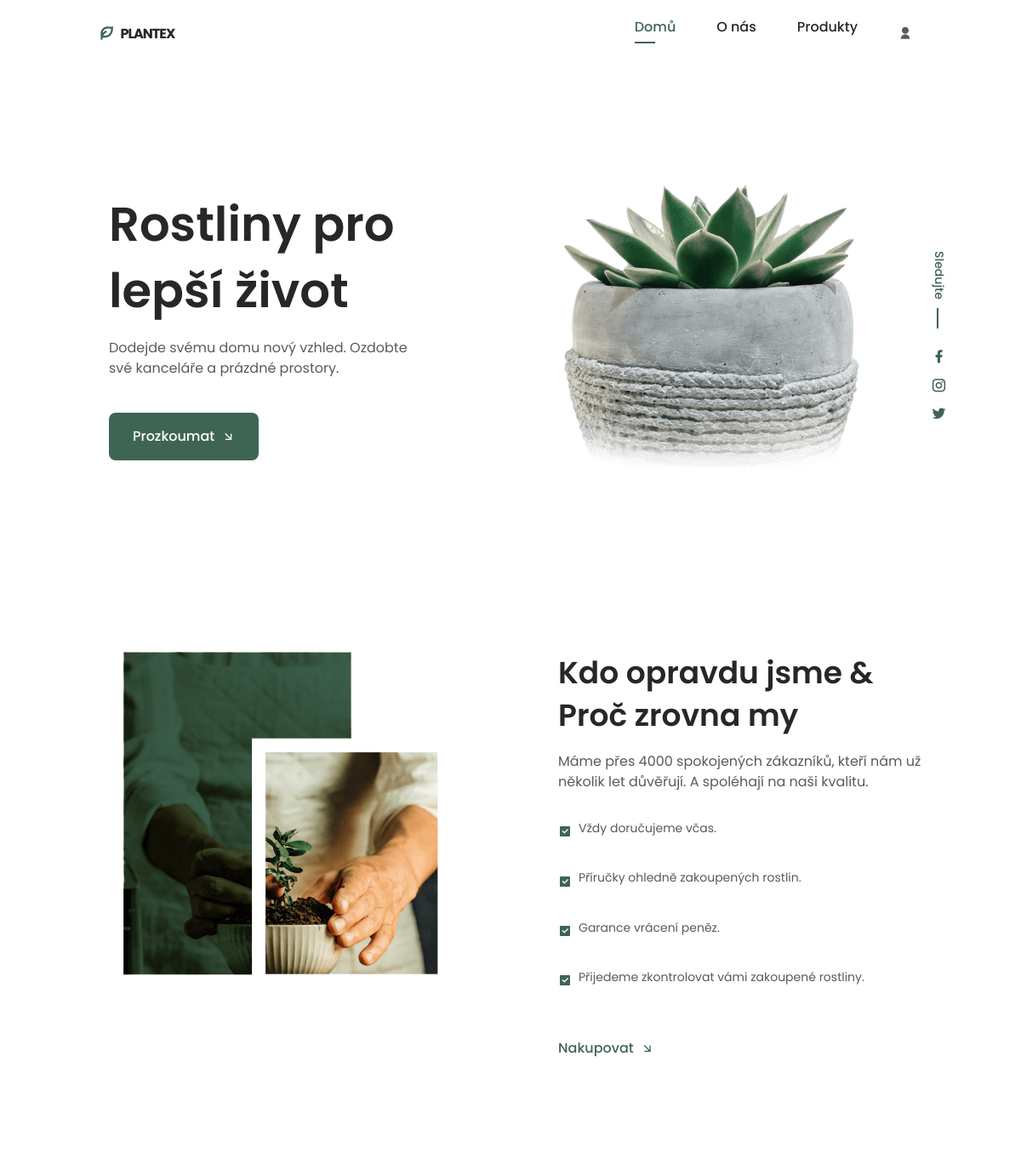
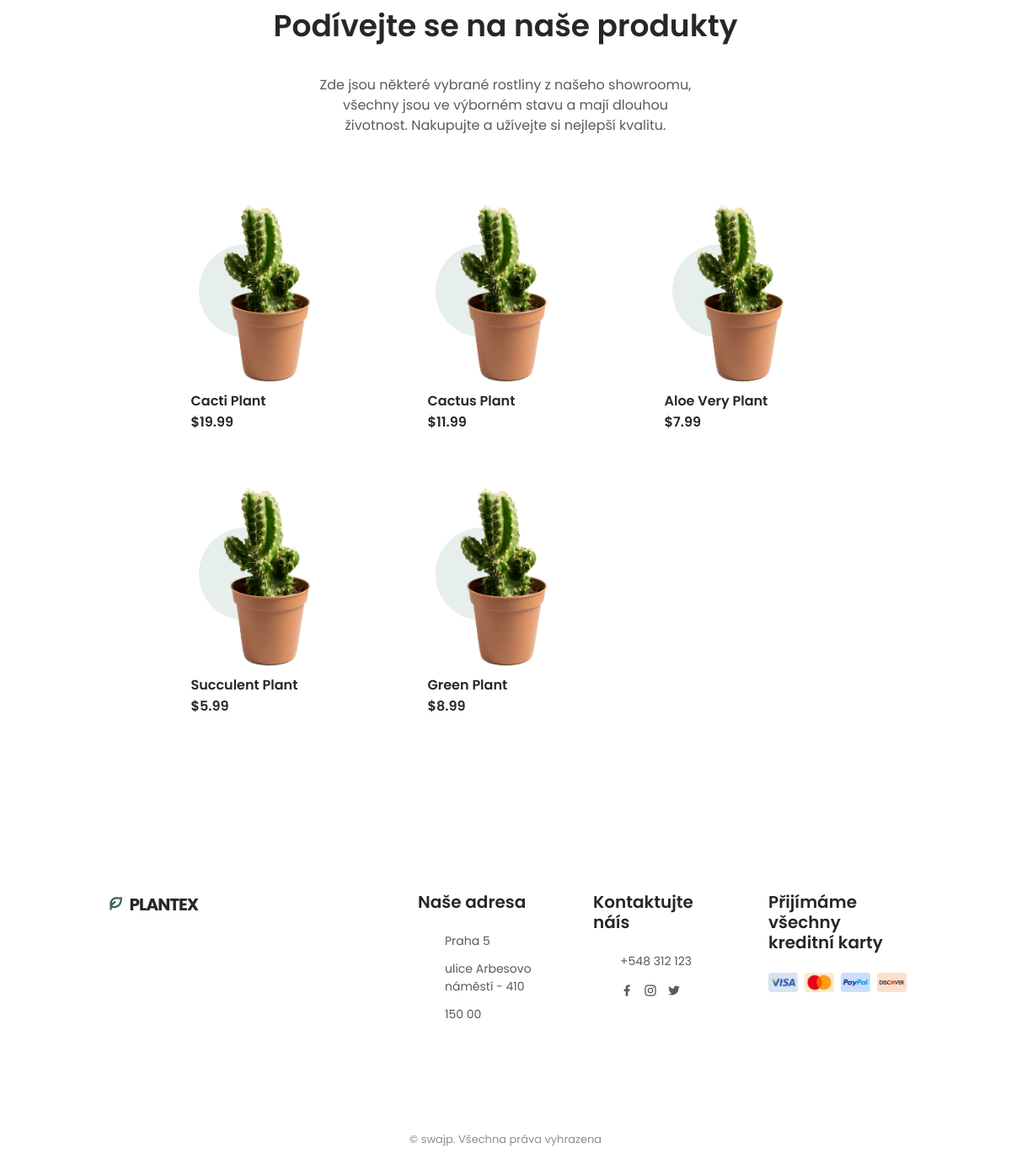
The page / on the database its author committed (2 pictures, top to bottom).
### tables this page shows
CREATE TABLE IF NOT EXISTS `products` (
  `productsId` int(11) NOT NULL AUTO_INCREMENT,
  `productsName` varchar(50) NOT NULL,
  `productsPrice` float DEFAULT NULL,
  `productAvailable` int(11) DEFAULT 1,
  PRIMARY KEY (`productsId`) USING BTREE
);

### index.php (the view, shortened to what this page needs)
<?php
include_once 'header.php';
include_once 'includes/dbh.inc.php';
?>
<main class="main">
    <section class="home" id="home">
        <div class="home__container container grid">
            <img src="assets/img/home.png" alt="" class="home__img">
            <div class="home__data">
                <h1 class="home__title">
                    Rostliny pro <br> lepší život
                </h1>
                <p class="home__description">
                    Dodejde svému domu nový vzhled. Ozdobte své kanceláře a prázdné prostory.
                </p>
                <a href="#about" class="button button--flex">
                    Prozkoumat <i class="ri-arrow-right-down-line button__icon"></i>
                </a>
            </div>
            <div class="home__social">
                <span class="home__social-follow">Sledujte</span>
                <div class="home__social-links">
                    <a href="https://www.facebook.com/" target="_blank" class="home__social-link">
                        <i class="ri-facebook-fill"></i>
                    </a>
                    <a href="https://www.instagram.com/" target="_blank" class="home__social-link">
                        <i class="ri-instagram-line"></i>
                    </a>
                    <a href="https://twitter.com/" target="_blank" class="home__social-link">
                        <i class="ri-twitter-fill"></i>
                    </a>
                </div>
            </div>
        </div>
    </section>
    <section class="about section container" id="about">
        <div class="about__container grid">
            <img src="assets/img/about.png" alt="" class="about__img">
            <div class="about__data">
                <h2 class="section__title about__title">
                    Kdo opravdu jsme & <br> Proč zrovna my
                </h2>
                <p class="about__description">
                    Máme přes 4000 spokojených zákazníků, kteří nám už několik let důvěřují. A spoléhají na naši
                    kvalitu.
                </p>
                <div class="about__details">
                    <p class="about__details-description">
                        <i class="ri-checkbox-fill about__details-icon"></i>
                        Vždy doručujeme včas.
                    </p>
                    <p class="about__details-description">
                        <i class="ri-checkbox-fill about__details-icon"></i>
                        Příručky ohledně zakoupených rostlin.
                    </p>
                    <p class="about__details-description">
                        <i class="ri-checkbox-fill about__details-icon"></i>
                        Garance vrácení peněz.
                    </p>
                    <p class="about__details-description">
                        <i class="ri-checkbox-fill about__details-icon"></i>
                        Přijedeme zkontrolovat vámi zakoupené rostliny.
                    </p>
                </div>
                <a href="#products" class="button--link button--flex">
                    Nakupovat <i class="ri-arrow-right-down-line button__icon"></i>
                </a>
            </div>
        </div>
    </section>
    <section class="product section container" id="products">
        <h2 class="section__title-center">
            Podívejte se na naše produkty
        </h2>
        <p class="product__description">
            Zde jsou některé vybrané rostliny z našeho showroomu, všechny jsou ve výborném stavu a mají dlouhou
            životnost. Nakupujte a užívejte si nejlepší kvalitu.
        </p>
        <div class="product__container grid">
            <?php
            $sql = "SELECT * FROM products";
            if ($result = mysqli_query($conn, $sql)) {
                if (mysqli_num_rows($result) > 0) {
                    while ($row = mysqli_fetch_array($result)) {
                        if ($row['productAvailable']) {
                            echo "
                    <article class='product__card'>
                <div class='product__circle'></div>
                <img src='assets/img/product1.png' alt='' class='product__img'>
                <h3 class='product__title'>" . $row['productsName'] . "</h3>
                <span class='product__price'>$" . $row['productsPrice'] . "</span>";
                            echo " </article>";
                        }
                    }
                } else {
                    echo "No rows in database.";
                }
            }
            ?>
        </div>
    </section>
    <?php
    include_once 'footer.php';
    ?>
</main>
</html>

### header.php (shortened to what this page needs)
<!DOCTYPE html>
<html lang="en">
<head>
    <link href="https://cdn.jsdelivr.net/npm/remixicon@2.5.0/fonts/remixicon.css" rel="stylesheet">
    <link href="https://cdn.jsdelivr.net/npm/bootstrap@5.2.0-beta1/dist/css/bootstrap.min.css" rel="stylesheet">
    <link rel="stylesheet" href="assets/css/styles.css">
</head>
<body>
<header class="header" id="header">
    <nav class="nav container">
        <a href="index.php" class="nav__logo">
            <i class="ri-leaf-line nav__logo-icon"></i> Plantex
        </a>
        <div class="nav__menu" id="nav-menu">
            <ul class="nav__list">
                <li class="nav__item">
                    <a href="#home" class="nav__link active-link">Domů</a>
                </li>
                <li class="nav__item">
                    <a href="#about" class="nav__link">O nás</a>
                </li>
                <li class="nav__item">
                    <a href="#products" class="nav__link">Produkty</a>
                </li>
            </ul>
        </div>
        <div class="nav__btns">
            <?php
            if (isset($_SESSION['userid'])) {
                if ($_SESSION['role'] == "admin"){
                    echo "<a href='profile.php'><i class='ri-user-fill'></i></a>";
                    echo "<a href='adminpanel.php'><i class='ri-user-settings-fill'></i></a>";
                    echo "<a href='includes/logout.inc.php'><i class='ri-logout-box-r-fill'></i></a>";
                } else{
                    echo "<a href='profile.php'><i class='ri-user-fill'></i></a>";
                    echo "<a href='cart.php'><i class='ri-shopping-bag-fill'></i></a>";
                    echo "<a href='includes/logout.inc.php'><i class='ri-logout-box-r-fill'></i></a>";
                }
            }
            else {
                echo "<a href='login.php'><i class='ri-user-fill'></i></a>";
            }
            ?>
        </div>
    </nav>
</header>

### footer.php
<footer class="footer section">
    <div class="footer__container container grid">
        <div class="footer__content">
            <a href="#" class="footer__logo">
                <i class="ri-leaf-line footer__logo-icon"></i> Plantex
            </a>
        </div>
        <div class="footer__content">
            <h3 class="footer__title">Naše adresa</h3>
            <ul class="footer__data">
                <li class="footer__information">Praha 5</li>
                <li class="footer__information">ulice Arbesovo náměstí - 410</li>
                <li class="footer__information">150 00</li>
            </ul>
        </div>
        <div class="footer__content">
            <h3 class="footer__title">Kontaktujte náís</h3>
            <ul class="footer__data">
                <li class="footer__information">+548 312 123</li>
                <div class="footer__social">
                    <a href="https://www.facebook.com/" class="footer__social-link">
                        <i class="ri-facebook-fill"></i>
                    </a>
                    <a href="https://www.instagram.com/" class="footer__social-link">
                        <i class="ri-instagram-line"></i>
                    </a>
                    <a href="https://twitter.com/" class="footer__social-link">
                        <i class="ri-twitter-fill"></i>
                    </a>
                </div>
            </ul>
        </div>
        <div class="footer__content">
            <h3 class="footer__title">
                Přijímáme všechny kreditní karty
            </h3>
            <div class="footer__cards">
                <img src="assets/img/card1.png" alt="" class="footer__card">
                <img src="assets/img/card2.png" alt="" class="footer__card">
                <img src="assets/img/card3.png" alt="" class="footer__card">
                <img src="assets/img/card4.png" alt="" class="footer__card">
            </div>
        </div>
    </div>
    <p class="footer__copy">&#169; swajp. Všechna práva vyhrazena</p>
</footer>

### rows shown on the page
products: productAvailable 1 (drawn), productsName "Cacti Plant", productsPrice "19.99"
products: productAvailable 1 (drawn), productsName "Cactus Plant", productsPrice "11.99"
products: productAvailable 1 (drawn), productsName "Aloe Very Plant", productsPrice "7.99"
products: productAvailable 1 (drawn), productsName "Succulent Plant", productsPrice "5.99"
products: productAvailable 1 (drawn), productsName "Green Plant", productsPrice "8.99"
